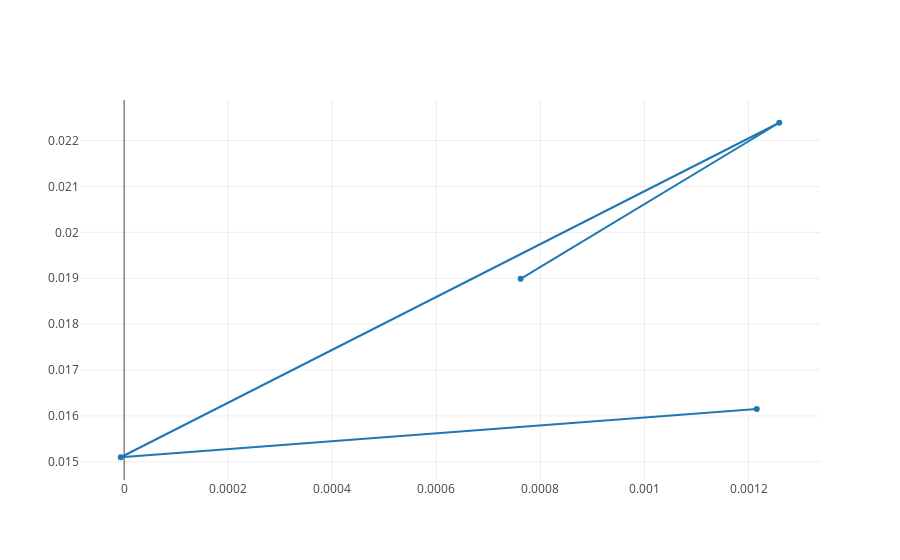

Notebook code for this chart:
### Code cell
trace = go.Scatter(
    x=rets.mean(),
    y=rets.std()
    )
layout = go.Layout(
    autosize=True
    )
fig = go.Figure(data=[trace],layout=layout)
py.iplot(fig,filename='scatter')

### Figure 1 — Plotly figure (JSON) as saved in the notebook; plotly's stock layout.template omitted (floating-point values rounded to 4 significant figures)
{"data": [{"type": "scatter", "uid": "b0205a3e-cf40-430b-a78e-146eb169f1b9", "x": [0.000762, 0.001259, -6.516e-06, 0.001216], "y": [0.01899, 0.02239, 0.0151, 0.01615]}], "layout": {"autosize": true}}
